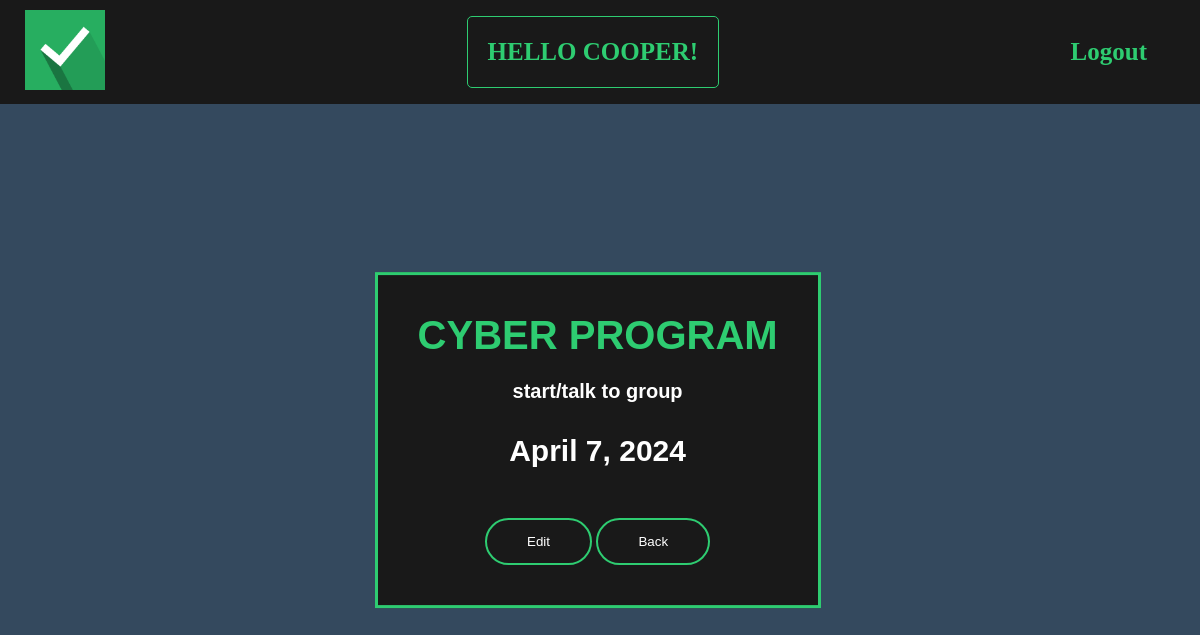
/task/42 (signed in), run on the app's committed database.
### todo/models.py (models this page shows, shortened)
class Task(models.Model):
    username = models.ForeignKey(User, on_delete=models.CASCADE, null=True, blank=True)
    title = models.CharField(max_length=100)
    desc = models.TextField(null=True, blank=True)
    due_date = models.DateField(auto_now_add=False, auto_now=False, blank=False)
    class Meta:
        ordering = ['due_date']

### todo/views.py (the view)
# urls.py: path('task/<int:pk>', detail, name='detail'),
@login_required
def detail(request, pk):
    task = Task.objects.get(pk=pk)
    context = {
        'task':task,
    }
    return render(request, 'todo/detail.html', context)

### todo/templates/todo/detail.html
{% extends 'todo/main.html' %}
{% block body %}
<div class="container">
    <div class="row">
        <h1>{{ task.title }}</h1>
        <h2>{{ task.desc }}</h2>
        <h3>{{ task.due_date }}</h3>
        <div>
            <a href="{% url 'todo:update-task' task.pk %}">
                <button>Edit</button>
            </a>
            <a href="{% url 'todo:task' %}">
                <button>Back</button>
            </a>
        </div>
    </div>
</div>
{% endblock %}

### todo/templates/todo/main.html (shortened to what this page needs)
{% load static %}
<!DOCTYPE html>
<html lang="en">
<head>
    <link rel="stylesheet" href="{% static 'todo/style.css' %}">
</head>
<body>
    <nav class="navbar">
        <div class="navdiv">
            <div class="logo">
                <a href="{% url 'todo:task' %}">
                    <img src="{% static 'todo/logo.png' %}">
                </a>
            </div>
            <div class="welcome">
                <h2>Hello {{ user.username }}!</h2>
            </div>
            <div class="logout">
                {% if user.is_authenticated %}
                <a href="{% url 'todo:logout' %}">Logout</a>
                {% endif %}
            </div>
        </div>
    </nav>
    <div class="box">
        {% block body %}
        {% endblock %}
    </div>
</body>
</html>

### todo/static/todo/style.css (style rules this page uses)
* { text-decoration: none; }
body { margin: 0; padding: 0; font-family: sans-serif; background: #34495e; }
.navbar { background: #191919; font-family: calibri; padding-right: 15px; padding-left: 15px; }
.navdiv { display: flex; align-items: center; justify-content: space-between; }
.logo a img { width: 80px; height: 80px; padding: 10px; }
.welcome { border: 1px solid #2ecc71; border-radius: 5px; align-content: center; }
.welcome h2 { color: #2ecc71; text-transform: uppercase; font-weight: 600; font-size: 25px; padding-left: 20px; padding-right: 20px; }
.logout a { color: #2ecc71; font-weight: 600; font-size: 25px; border-bottom: 2px solid transparent; padding-right: 38px; }
.box { width: 400px; padding-top: 10px; padding-right: 20px; padding-left: 20px; padding-bottom: 20px; position: absolute; top: 55%; left: 49.8%; transform: translate(-50%,-50%); border: 3px solid #2ecc71; background: #191919; text-align: center; word-wrap: break-word; }
.box h3 { color: #fff; font-weight: 300px; font-size: 30px; padding-left: 20px; padding-right: 20px; }
.row h1 { padding:1px; color: #2ecc71; margin-bottom: 20px; text-transform: uppercase; font-size: 40px; }
.row h2 { padding:1px; color: #fff; margin-bottom: 20px; font-size: 20px; }
.row button { border:0; background: none; display: inline-block; margin: 20px auto; text-align: center; border: 2px solid #2ecc71; padding: 14px 40px; outline: none; color: white; border-radius: 24px; transition: 0.25s; cursor: pointer; }

### data on the page
Task: title "CYBER PROGRAM", desc "start/talk to group", due_date "April 7, 2024"

### other printed values
{{ user.username }} "COOPER"
